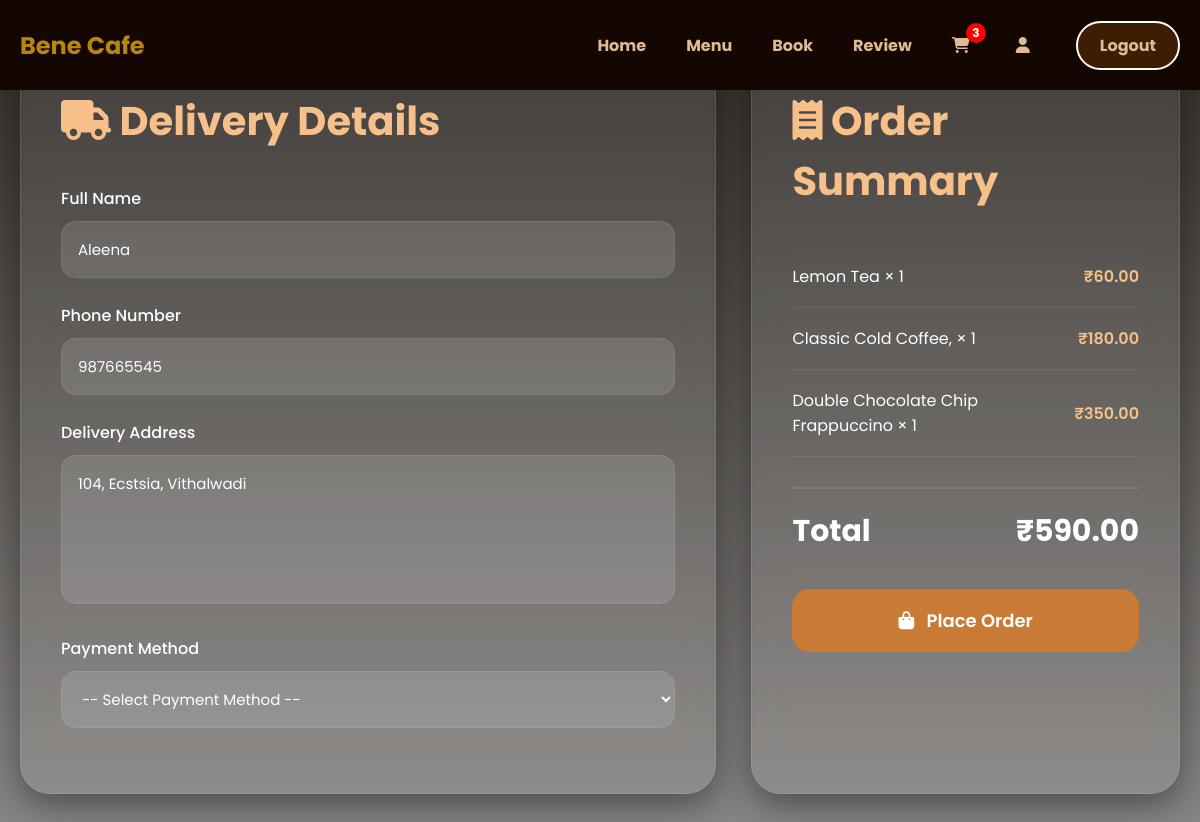
The app's page /checkout/ (signed in) with its own data.
### cafe_app/models.py (models this page shows, shortened)
class UserProfile(models.Model):
    user = models.OneToOneField(
        User,
        on_delete=models.CASCADE
    )
    phone = models.CharField(
        max_length=15,
        blank=True
    )
    address = models.TextField(
        blank=True
    )

class CartItem(models.Model):
    cart = models.ForeignKey(
        Cart,
        on_delete=models.CASCADE
    )
    product = models.ForeignKey(
        Product,
        on_delete=models.CASCADE
    )
    quantity = models.PositiveIntegerField(default=1)
    @property
    def total_price(self):
        return self.quantity * self.product.price

class Product(models.Model):
    category = models.ForeignKey(
        Category,
        on_delete=models.CASCADE
    )
    name = models.CharField(max_length=200)
    price = models.DecimalField(
        max_digits=10,
        decimal_places=2
    )
    description = models.TextField()
    photo = models.ImageField(upload_to='products/')
    is_available = models.BooleanField(default=True)
    created_at = models.DateTimeField(auto_now_add=True)

### cafe_app/views.py (the view, shortened to what this page needs)
# urls.py: path( 'checkout/', views.checkout, name='checkout'),
@login_required
def checkout(request):
    cart = Cart.objects.filter(user=request.user).first()
    if not cart or not cart.cartitem_set.exists():
        return redirect('cart')
    cart_items = cart.cartitem_set.all()
    total = sum(item.total_price for item in cart_items)
    profile, created = UserProfile.objects.get_or_create(user=request.user)
    return render(request, 'user/checkout.html', {'cart_items': cart_items, 'total': total, 'profile': profile})

### cafe_app/context_processors.py (called while the page is built)
def cart_count(request):
    count = 0
    if request.user.is_authenticated:
        cart = Cart.objects.filter(
            user=request.user
        ).first()
        if cart:
            count = CartItem.objects.filter(
                cart=cart
            ).count()
    return {
        'cart_count': count
    }

### templates/user/checkout.html (shortened to what this page needs)
{% load static %}
<!DOCTYPE html>
<html lang="en">
<head>
    <link rel="stylesheet"
    href="https://cdnjs.cloudflare.com/ajax/libs/font-awesome/6.5.1/css/all.min.css">
</head>
<body>
         {% include 'u_nav.html' %}
<form method="POST">
    <div class="checkout-container">
        <div class="glass-card">
            <h1>
                <i class="fa-solid fa-truck"></i>
                Delivery Details
            </h1>
            <div class="form-group">
                <label>Full Name</label>
                <input type="text"
                       name="name"
                       value="{{ request.user.username }}"
                       required>
            </div>
            <div class="form-group">
                <label>Phone Number</label>
                <input type="text"
                       name="phone"
                       value="{{ profile.phone }}"
                       required>
            </div>
            <div class="form-group">
                <label>Delivery Address</label>
                <textarea name="address"
                          rows="5"
                          required>{{ profile.address }}</textarea>
            </div>
            <div class="form-group">
                <label>Payment Method</label>
                <select name="payment_method" required>
                    <option value="" disabled selected>
                        -- Select Payment Method --
                    </option>
                </select>
            </div>
        </div>
        <div class="glass-card">
            <h1>
                <i class="fa-solid fa-receipt"></i>
                Order Summary
            </h1>
            {% for item in cart_items %}
            <div class="order-item">
                <span class="item-name">
                    {{ item.product.name }} × {{ item.quantity }}
                </span>
                <span class="item-price">
                    ₹{{ item.total_price }}
                </span>
            </div>
            {% endfor %}
            <div class="total-box">
                <h2>
                    Total
                </h2>
                <h2 class="total-price">
                    ₹{{ total }}
                </h2>
            </div>
            <button type="submit"
                    class="place-btn">
                <i class="fa-solid fa-bag-shopping"></i>
                Place Order
            </button>
        </div>
    </div>
</form>
</body>
</html>

### static/css/user/u_nav.css (style rules this page uses)
* { margin: 0; padding: 0; box-sizing: border-box; }

### templates/user/checkout.html (style rules this page uses)
* { margin:0; padding:0; box-sizing:border-box; font-family:'Poppins', sans-serif; }
body { min-height:100vh; background: linear-gradient(rgba(17,12,8,0.88), rgba(17, 12, 8, 0.489)), url("https://images.unsplash.com/photo-1495474472287-4d71bcdd2085?q=80&w=2070&auto=format&fit=crop"); background-size:cover; background-position:center; background-attachment:fixed; padding:50px 20px; }
.checkout-container { width:100%; max-width:1300px; margin:auto; display:grid; grid-template-columns:1.3fr 0.8fr; gap:35px; }
.glass-card { background:rgba(255,255,255,0.08); backdrop-filter:blur(14px); border-radius:30px; padding:40px; border:1px solid rgba(255,255,255,0.1); box-shadow:0 12px 35px rgba(0,0,0,0.4); }
.glass-card h1 { color:#f7c08a; margin-bottom:35px; font-size:40px; }
.form-group { margin-bottom:25px; }
.form-group label { display:block; color:white; margin-bottom:10px; font-size:16px; font-weight:500; }
.form-group input, .form-group textarea, .form-group select { width:100%; padding:16px; border:none; border-radius:15px; outline:none; background:rgba(255,255,255,0.12); color:white; font-size:15px; border:1px solid rgba(255,255,255,0.08); }
.form-group textarea { resize:none; }
.form-group input::placeholder, .form-group textarea::placeholder { color:#ddd; }
.form-group select { color:white; }
.form-group option { color:black; }
.order-item { display:flex; justify-content:space-between; align-items:center; padding:18px 0; border-bottom:1px solid rgba(255,255,255,0.08); color:white; }
.item-name { font-size:16px; }
.item-price { color:#f7c08a; font-weight:600; }
.total-box { margin-top:30px; padding-top:20px; border-top:2px solid rgba(255,255,255,0.1); display:flex; justify-content:space-between; align-items:center; }
.total-box h2 { color:white; font-size:30px; }
.total-price { color:#f7c08a; font-weight:700; }
.place-btn { width:100%; margin-top:35px; padding:18px; border:none; border-radius:18px; background:#c97b36; color:white; font-size:18px; font-weight:600; cursor:pointer; transition:0.3s; }
.place-btn i { margin-right:8px; }

### records on screen
UserProfile: phone "987665545", address "104, Ecstsia, Vithalwadi"
CartItem: product.name "Lemon Tea", quantity "1", total_price "60.00"
CartItem: product.name "Classic Cold Coffee,", quantity "1", total_price "180.00"
CartItem: product.name "Double Chocolate Chip Frappuccino", quantity "1", total_price "350.00"

### other values on screen
{{ cart_count }} "3"
{{ total }} "590.00"
